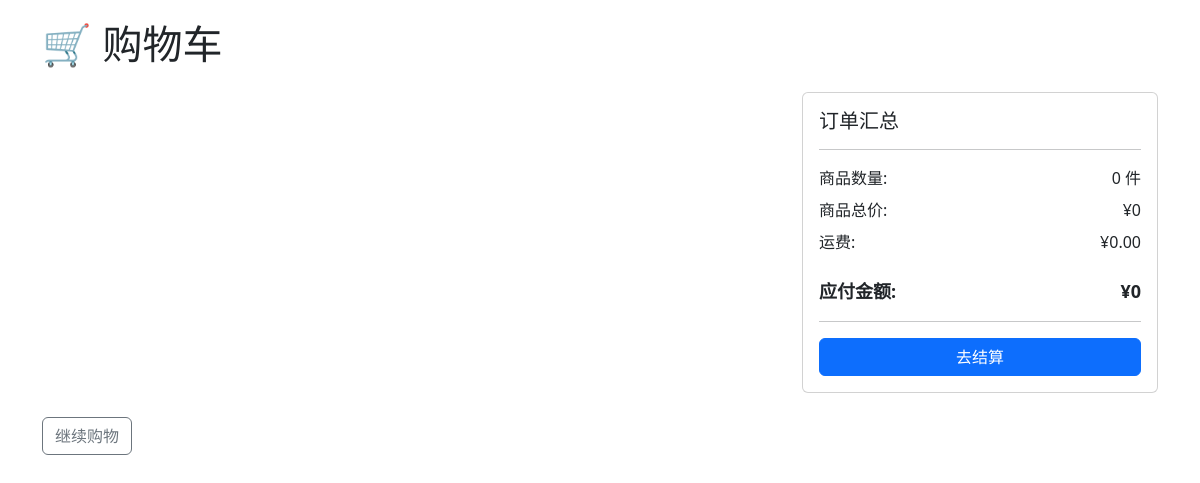
The page /cart/ (signed in) on the database as committed earlier.
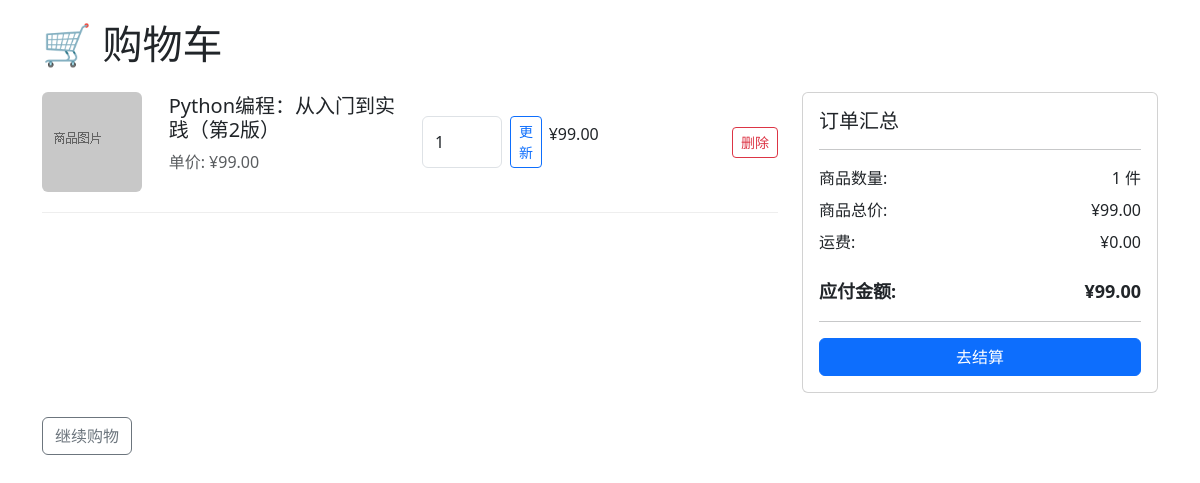
The same page on the database as committed later.
### app/models.py (models this page shows, shortened)
class CartItem(db.Model):
    __tablename__ = 'cart_items'
    id = db.Column(db.Integer, primary_key=True)
    cart_id = db.Column(db.Integer, db.ForeignKey('cart.id'), nullable=False)
    product_id = db.Column(db.Integer, db.ForeignKey('products.id'), nullable=False)
    quantity = db.Column(db.Integer, default=1)
    price = db.Column(db.Numeric(10, 2), nullable=False)  # 购买时的价格快照
    created_at = db.Column(db.DateTime, default=datetime.utcnow)
    @property
    def subtotal(self):
        return self.price * self.quantity

class Product(db.Model):
    __tablename__ = 'products'
    id = db.Column(db.Integer, primary_key=True)
    name = db.Column(db.String(100), nullable=False, index=True)
    description = db.Column(db.Text)
    price = db.Column(db.Float, nullable=False)
    stock = db.Column(db.Integer, default=0)
    image = db.Column(db.String(200), default='default_product.png')
    created_at = db.Column(db.DateTime, default=datetime.utcnow)
    updated_at = db.Column(db.DateTime, default=datetime.utcnow, onupdate=datetime.utcnow)
    category_id = db.Column(db.Integer, db.ForeignKey('categories.id'))
    cart_items = db.relationship('CartItem', backref='product', lazy='dynamic', cascade='all, delete-orphan')
    order_items = db.relationship('OrderItem', backref='product', lazy='dynamic', cascade='all, delete-orphan')
    reviews = db.relationship('Review', backref='product', lazy='dynamic', cascade='all, delete-orphan')

### app/cart/routes.py (the view)
@cart.route('/')
@login_required
def view_cart():
    cart = Cart.query.filter_by(user_id=current_user.id).first()
    if not cart:
        cart = Cart(user_id=current_user.id)
        db.session.add(cart)
        db.session.commit()
    return render_template('view.html', cart=cart, now=datetime.now())

### app/context_processors.py (called while the page is built)
def inject_now():
    return {'now': datetime.utcnow()}

def inject_categories():
    try:
        categories = Category.query.order_by(Category.name).all()
        return {'categories': categories}
    except:
        return {'categories': []}

def inject_cart_info():
    from flask_login import current_user
    cart_items_count = 0
    cart_total_amount = 0
    if current_user.is_authenticated:
        try:
            cart = Cart.query.filter_by(user_id=current_user.id).first()
            if cart:
                cart_items_count = cart.total_quantity
                cart_total_amount = float(cart.total_price)
        except:
            pass
    return {
        'cart_items_count': cart_items_count,
        'cart_total_amount': cart_total_amount
    }

### app/models.py (called while the page is built)
@login_manager.user_loader
def load_user(user_id):
    return User.query.get(int(user_id))

    @property
    def total_price(self):
        return sum(item.subtotal for item in self.items)

    @property
    def total_quantity(self):
        return sum(item.quantity for item in self.items)

### app/cart/templates/view.html (shortened to what this page needs)
<!DOCTYPE html>
<html lang="zh-CN">
<head>
    <link href="https://cdn.jsdelivr.net/npm/bootstrap@5.3.0/dist/css/bootstrap.min.css" rel="stylesheet">
</head>
<body>
    <div class="container">
        <h1 class="mb-4">🛒 购物车</h1>
        {% if cart and cart.items %}
            <div class="row">
                <div class="col-lg-8">
                    {% for item in cart.items %}
                        <div class="cart-item">
                            <div class="row align-items-center">
                                <div class="col-md-2">
                                    <img src="{{ url_for('static', filename='images/default_product.png') }}" alt="{{ item.product.name }}" class="img-fluid rounded" style="max-height: 100px;">
                                </div>
                                <div class="col-md-4">
                                    <h5>{{ item.product.name }}</h5>
                                    <p class="text-muted">单价: ¥{{ item.price }}</p>
                                </div>
                                <div class="col-md-2">
                                    <form action="{{ url_for('cart.update_cart_item', item_id=item.id) }}" method="POST" class="d-flex">
                                    <input type="number" name="quantity" value="{{ item.quantity }}" min="1" max="{{ item.product.stock }}" class="form-control me-2" style="width: 80px;">
                                    <button type="submit" class="btn btn-sm btn-outline-primary">更新</button>
                                </form>
                                </div>
                                <div class="col-md-2">
                                    <p class="font-weight-bold">¥{{ item.subtotal }}</p>
                                </div>
                                <div class="col-md-2 text-end">
                                    <form action="{{ url_for('cart.remove_from_cart', item_id=item.id) }}" method="POST">
                                    <button type="submit" class="btn btn-sm btn-outline-danger">删除</button>
                                </form>
                                </div>
                            </div>
                        </div>
                    {% endfor %}
                </div>
                <div class="col-lg-4">
                    <div class="card">
                        <div class="card-body">
                            <h5 class="card-title">订单汇总</h5>
                            <hr>
                            <div class="d-flex justify-content-between mb-2">
                                <span>商品数量:</span>
                                <span>{{ cart.total_quantity }} 件</span>
                            </div>
                            <div class="d-flex justify-content-between mb-2">
                                <span>商品总价:</span>
                                <span>¥{{ cart.total_price }}</span>
                            </div>
                            <div class="d-flex justify-content-between mb-4">
                                <span>运费:</span>
                                <span>¥0.00</span>
                            </div>
                            <div class="d-flex justify-content-between cart-total">
                                <span>应付金额:</span>
                                <span>¥{{ cart.total_price }}</span>
                            </div>
                            <hr>
                            <a href="{{ url_for('order.checkout') }}" class="btn btn-primary w-100">去结算</a>
                        </div>
                    </div>
                </div>
            </div>
        {% else %}
            <div class="alert alert-info" role="alert">
                购物车为空
            </div>
        {% endif %}
        <div class="mt-4">
            <a href="{{ url_for('main.index') }}" class="btn btn-outline-secondary">继续购物</a>
        </div>
    </div>
</body>
</html>

Rows that differ between the two databases and show on the page:
added CartItem: product.name "Python编程：从入门到实践（第2版）", price "99.00", quantity "1", subtotal "99.00", total_quantity "1", total_price "99.00"
Other text that changed with them:
{{ cart.total_quantity }}: "0" → (not shown)
{{ cart.total_price }}: "0" → (not shown)
